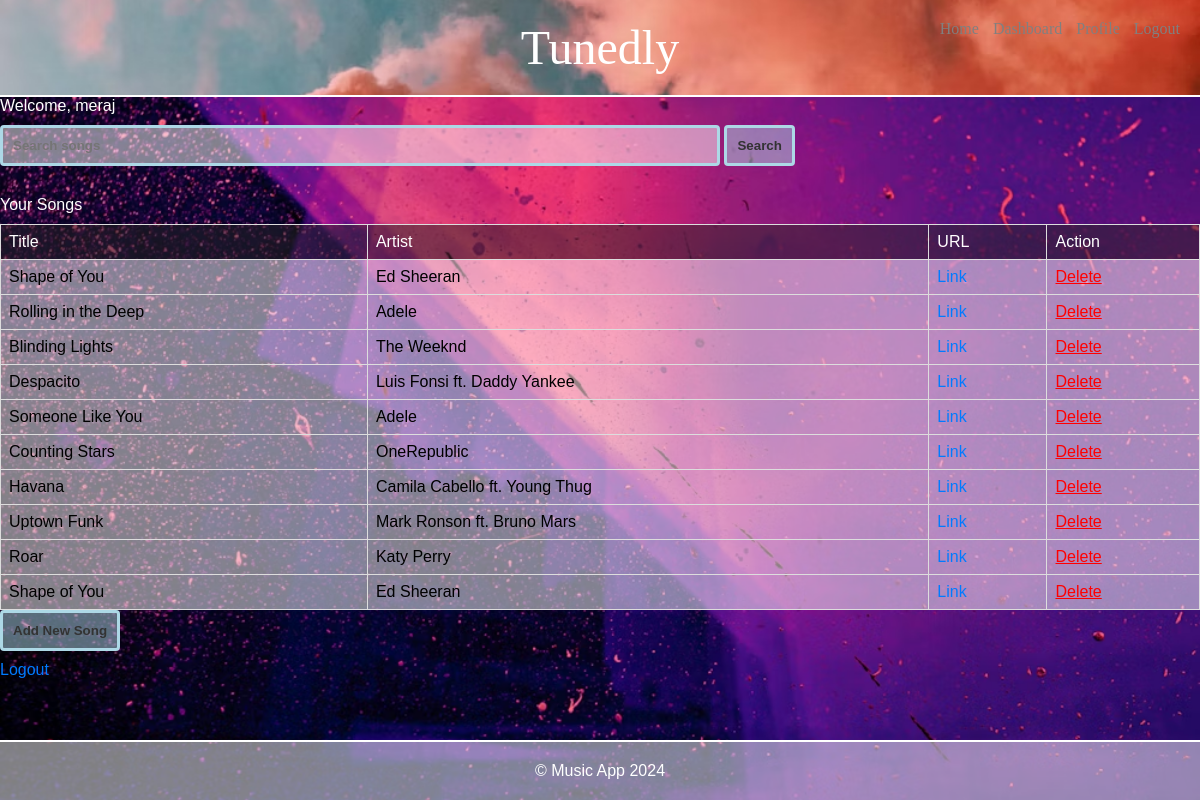
The app's page /dashboard (signed in) with its own data.
### tables this page shows
CREATE TABLE songs (
    id INTEGER PRIMARY KEY AUTOINCREMENT,
    title TEXT NOT NULL,
    artist TEXT NOT NULL,
    url TEXT NOT NULL,
    user_id INTEGER,
    FOREIGN KEY (user_id) REFERENCES users(id) ON DELETE CASCADE
);

### app.py (the view)
@app.route('/dashboard')
def dashboard():
    if 'username' in session:
        username = session['username']
        with get_db_connection() as conn:
            cursor = conn.cursor()
            cursor.execute('''
                SELECT s.id, s.title, s.artist, s.url
                FROM songs s
                JOIN users u ON s.user_id = u.id
                WHERE u.username = ?
            ''', (username,))
            songs = cursor.fetchall()
        message = "You have not added any songs yet!" if not songs else ""
        return render_template('dashboard.html', username=username, songs=songs, message=message)
    return redirect(url_for('login'))

### app.py (called while the page is built)
def get_db_connection():
    conn = sqlite3.connect('music_database.db')
    conn.row_factory = sqlite3.Row
    return conn

### templates/dashboard.html (shortened to what this page needs)
{% extends "layout.html" %}
{% block content %}
    <h2>Welcome, {{ username }}</h2>
    <form action="/search" method="post">
        <input type="text" name="query" placeholder="Search songs">
        <button type="submit">Search</button>
    </form>
    <h3>Your Songs</h3>
    <table id="song-table" class="transparent-table">
        <thead>
            <tr>
                <th>Title</th>
                <th>Artist</th>
                <th>URL</th>
                <th>Action</th>
            </tr>
        </thead>
        <tbody>
            {% if songs %}
                {% for song in songs %}
                    <tr>
                        <td class="song-title">{{ song.title }}</td>
                        <td class="artist-name">{{ song.artist }}</td>
                        <td><a href="{{ song.url }}" target="_blank">Link</a></td>
                        <td><a href="/delete-song/{{ song.id }}" class="delete-link">Delete</a></td>
                    </tr>
                {% endfor %}
            {% else %}
                <tr>
                    <td colspan="4">{{ message }}</td>
                </tr>
            {% endif %}
        </tbody>
    </table>
    <button id="add-song-btn">Add New Song</button>
    <p><a href="/logout">Logout</a></p>
{% endblock %}

### templates/layout.html (shortened to what this page needs)
<!DOCTYPE html>
<html lang="en">
<head>
    <link rel="stylesheet" href="{{ url_for('static', filename='styles.css') }}">
</head>
<body>
    <header>
        <h1>Tunedly</h1>
        <nav>
            <ul>
                <li><a href="/">Home</a></li>
                {% if 'username' in session %}
                    <li><a href="/dashboard">Dashboard</a></li>
                    <li><a href="/profile">Profile</a></li>
                    <li><a href="/logout">Logout</a></li>
                {% else %}
                    <li><a href="/register">Register</a></li>
                    <li><a href="/login">Login</a></li>
                {% endif %}
            </ul>
        </nav>
    </header>
    <main class="container">
        {% block content %}{% endblock %}
    </main>
    <footer>
        <p>&copy; Music App 2024</p>
    </footer>
</body>
</html>

### static/styles.css (style rules this page uses)
html, body, div, span, applet, object, iframe, h1, h2, h3, h4, h5, h6, p, blockquote, pre, a, abbr, acronym, address, big, cite, code, del, dfn, em, img, ins, kbd, q, s, samp, small, strike, strong, sub, sup, tt, var, b, u, i, center, dl, dt, dd, ol, ul, li, fieldset, form, label, legend, table, caption, tbody, tfoot, thead, tr, th, td, article, aside, canvas, details, embed, figure, figcaption, footer, header, hgroup, menu, nav, output, ruby, section, summary, time, mark, audio, video { margin: 0; padding: 0; border: 0; font-size: 100%; font: inherit; vertical-align: baseline; }
body { font-family: Arial, sans-serif; background: url('body.avif') no-repeat center center fixed; background-size: cover; color: #fff; }
nav ul li a { color: grey; }
h1, h2, h3, h4, h5, h6 { margin-bottom: 10px; }
a { color: #007bff; text-decoration: none; }
header { background: url('header.avif') no-repeat center center; background-size: cover; color: #fff; padding: 20px 0; text-align: center; font-family: 'Georgia', serif; position: relative; border-bottom: 1px solid #fff; }
main { border-top: 1px solid #fff; }
header h1 { font-size: 3em; margin: 0; padding: 0; }
header nav { position: absolute; top: 20px; right: 20px; }
header nav ul { list-style: none; margin: 0; padding: 0; }
header nav ul li { display: inline; margin-left: 10px; }
header nav ul li a { color: grey; text-decoration: none; font-size: 1em; }
form { margin-bottom: 20px; }
input[type="text"], input[type="password"], button { width: 60%; padding: 10px; margin-bottom: 10px; border: 3px solid lightblue; border-radius: 4px; box-sizing: border-box; background-color: rgba(255, 255, 255, 0.5); font-weight: bold; }
button { width: auto; background-color: rgba(173, 216, 230, 0.5); color: #333; cursor: pointer; }
footer { position: fixed; left: 0; bottom: 0; width: 100%; background-color: rgba(255, 255, 255, 0.5); border-top: 2px solid #fff; color: #fff; text-align: center; padding: 20px 0; z-index: 1000; }
.transparent-table { border-collapse: collapse; width: 100%; }
.transparent-table th, .transparent-table td { border: 1px solid #dddddd; text-align: left; padding: 8px; }
.transparent-table th { background-color: rgba(41, 37, 37, 0.5); }
.transparent-table td { background-color: rgba(255, 255, 255, 0.5); }
.song-title { color: #000000; }
.artist-name { color: #000000; }
.delete-link { color: #ff0000; text-decoration: underline; }

### records on screen
songs: title "Shape of You", artist "Ed Sheeran"
songs: title "Rolling in the Deep", artist "Adele"
songs: title "Blinding Lights", artist "The Weeknd"
songs: title "Despacito", artist "Luis Fonsi ft. Daddy Yankee"
songs: title "Someone Like You", artist "Adele"
songs: title "Counting Stars", artist "OneRepublic"
songs: title "Havana", artist "Camila Cabello ft. Young Thug"
songs: title "Uptown Funk", artist "Mark Ronson ft. Bruno Mars"
songs: title "Roar", artist "Katy Perry"
songs: title "Shape of You", artist "Ed Sheeran"

### other values on screen
{{ username }} "meraj"
